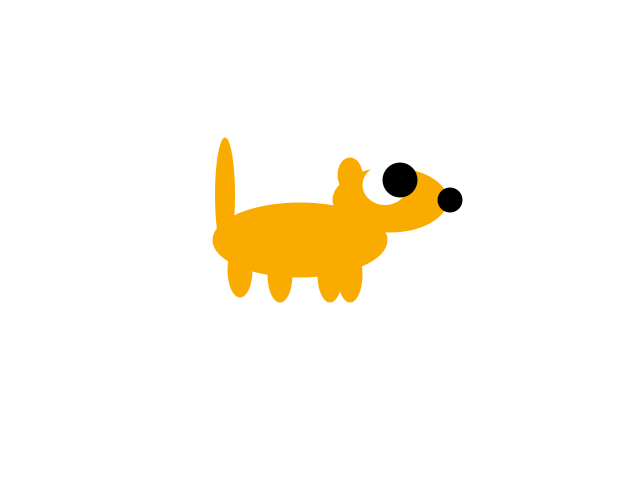
Frame 1 (no input)
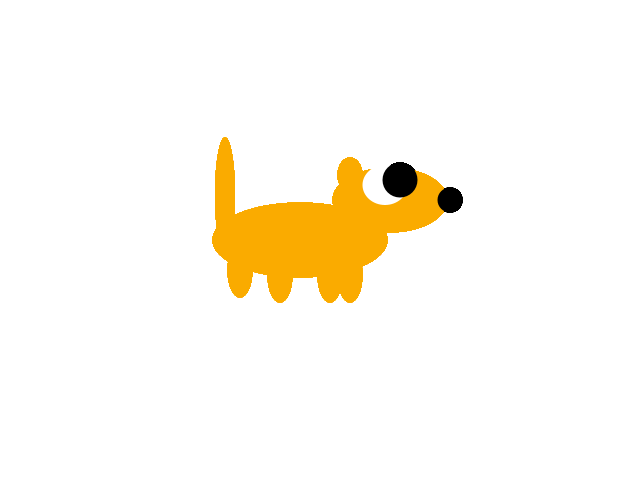
Frame 60 (the mouse pressed at the canvas centre just before this capture)
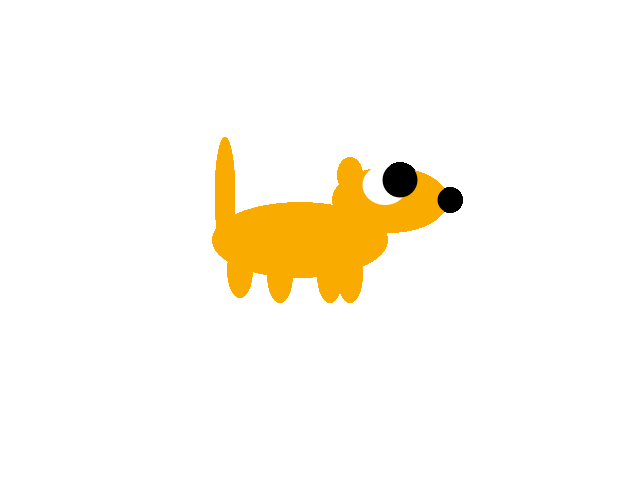
Frame 120 (the mouse held since frame 60 and released just before this capture)

The Processing sketch that drew these frames (run headless with seeded random() and noise(); from frame 60 on, the mouse is pressed at the canvas centre):

// Processing sketch: dog
// ── dog.pde
void setup() {
  size(640, 480);
  background(255, 255, 255);
}

void draw() {
  // this is going to be... anticlimactic
 noStroke();
 fill(250, 171, 0);
  ellipse(300, 240, 175, 75);
  ellipse(225, 195, 20, 115);
  ellipse(240, 270, 25, 55);
  ellipse(280, 275, 25, 55);
  ellipse(350, 275, 25, 55);
  ellipse(330, 275, 25, 55);
  ellipse(390, 200, 115, 65);
  ellipse(350, 175, 25, 35);
  fill(255, 255, 255);
  ellipse(385, 185, 45, 40);
  fill(0, 0, 0);
  ellipse(400, 180, 35, 35);
  ellipse(450, 200, 25, 25);
}
